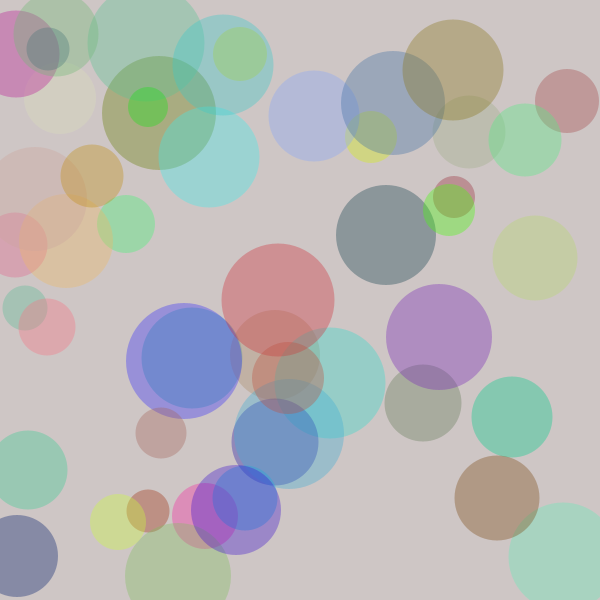
Frame 1 (no input)
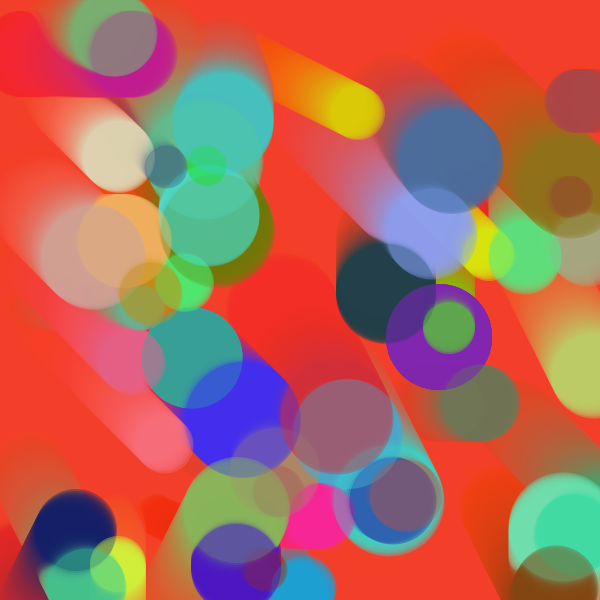
Frame 60 (the mouse pressed at the canvas centre just before this capture)
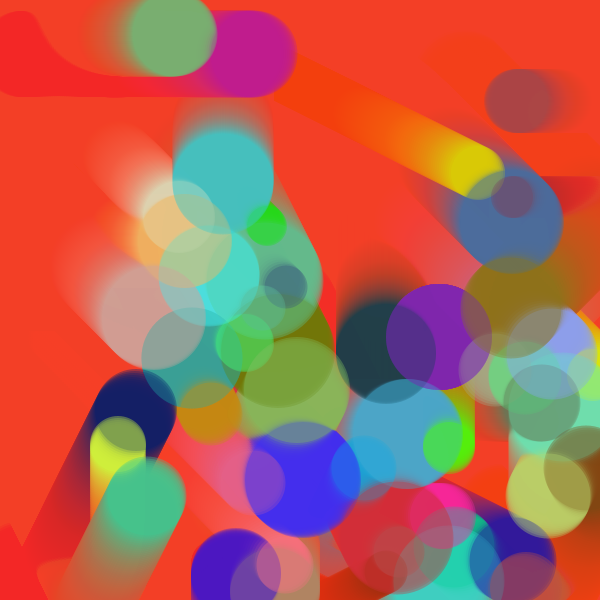
Frame 120 (the mouse held since frame 60 and released just before this capture)

The Processing sketch that drew these frames (run headless with seeded random() and noise(); from frame 60 on, the mouse is pressed at the canvas centre):

// Processing sketch: processing_58041
// ── processing_58041.pde

// 48-257, bumyeolk_HW11
// Bumyeol Kim, Copyright 2012

int MAX = 50;

float [] x;
float [] y;
float [] px;
float [] py;
float [] dia;
color [] clr;

void setup()
{
  size(600, 600);
  noStroke();
  
  x = new float [MAX];
  y = new float [MAX];
  px = new float [MAX];
  py = new float [MAX];
  dia = new float [MAX];
  clr = new color [MAX];
  
  initArray(x, 5, width-5);
  initArray(y, 5, height-5);
  initArray(px, .2, 3);
  initArray(py, .2, 3);
  initArray(dia, 40, width*.2);
  initColor( );
}

void draw()
{
  prepScreen();
  moveForms();
  drawForms();
}

void initArray(float [] floatArray, float low, float high)
{
  for(int i = 0; i < floatArray.length; i++)
  {
    floatArray[i] = int(random(low, high));
  }
}

void initColor( )
{
  for(int i = 0; i < clr.length; i++)
  {
    clr[i] = color(random(255), random(255), random(255));
  }
}

void prepScreen()
{
  noStroke();
  fill(255, 53, 34, 10);
  rect(0, 0, width, height);
}

void moveForms()
{
  for(int i = 0; i < MAX; i++)
  {
    x[i] = x[i] + px[i];
    if(x[i] > width)
    {
      px[i] = -px[i];
    }
    if(x[i] < 0)
    {
      px[i] = -px[i];
    }
    
    y[i] = y[i] + py[i];
    if(y[i] > height)
    {
      py[i] = -py[i];
    }
    if(y[i] < 0)
    {
      py[i] = -py[i];
    }
  }
}

void drawForms()
{
  for(int i = 0; i < MAX; i++)
  {
    fill(clr[i], 90);
    ellipse(x[i], y[i], dia[i], dia[i]);
  }
}
